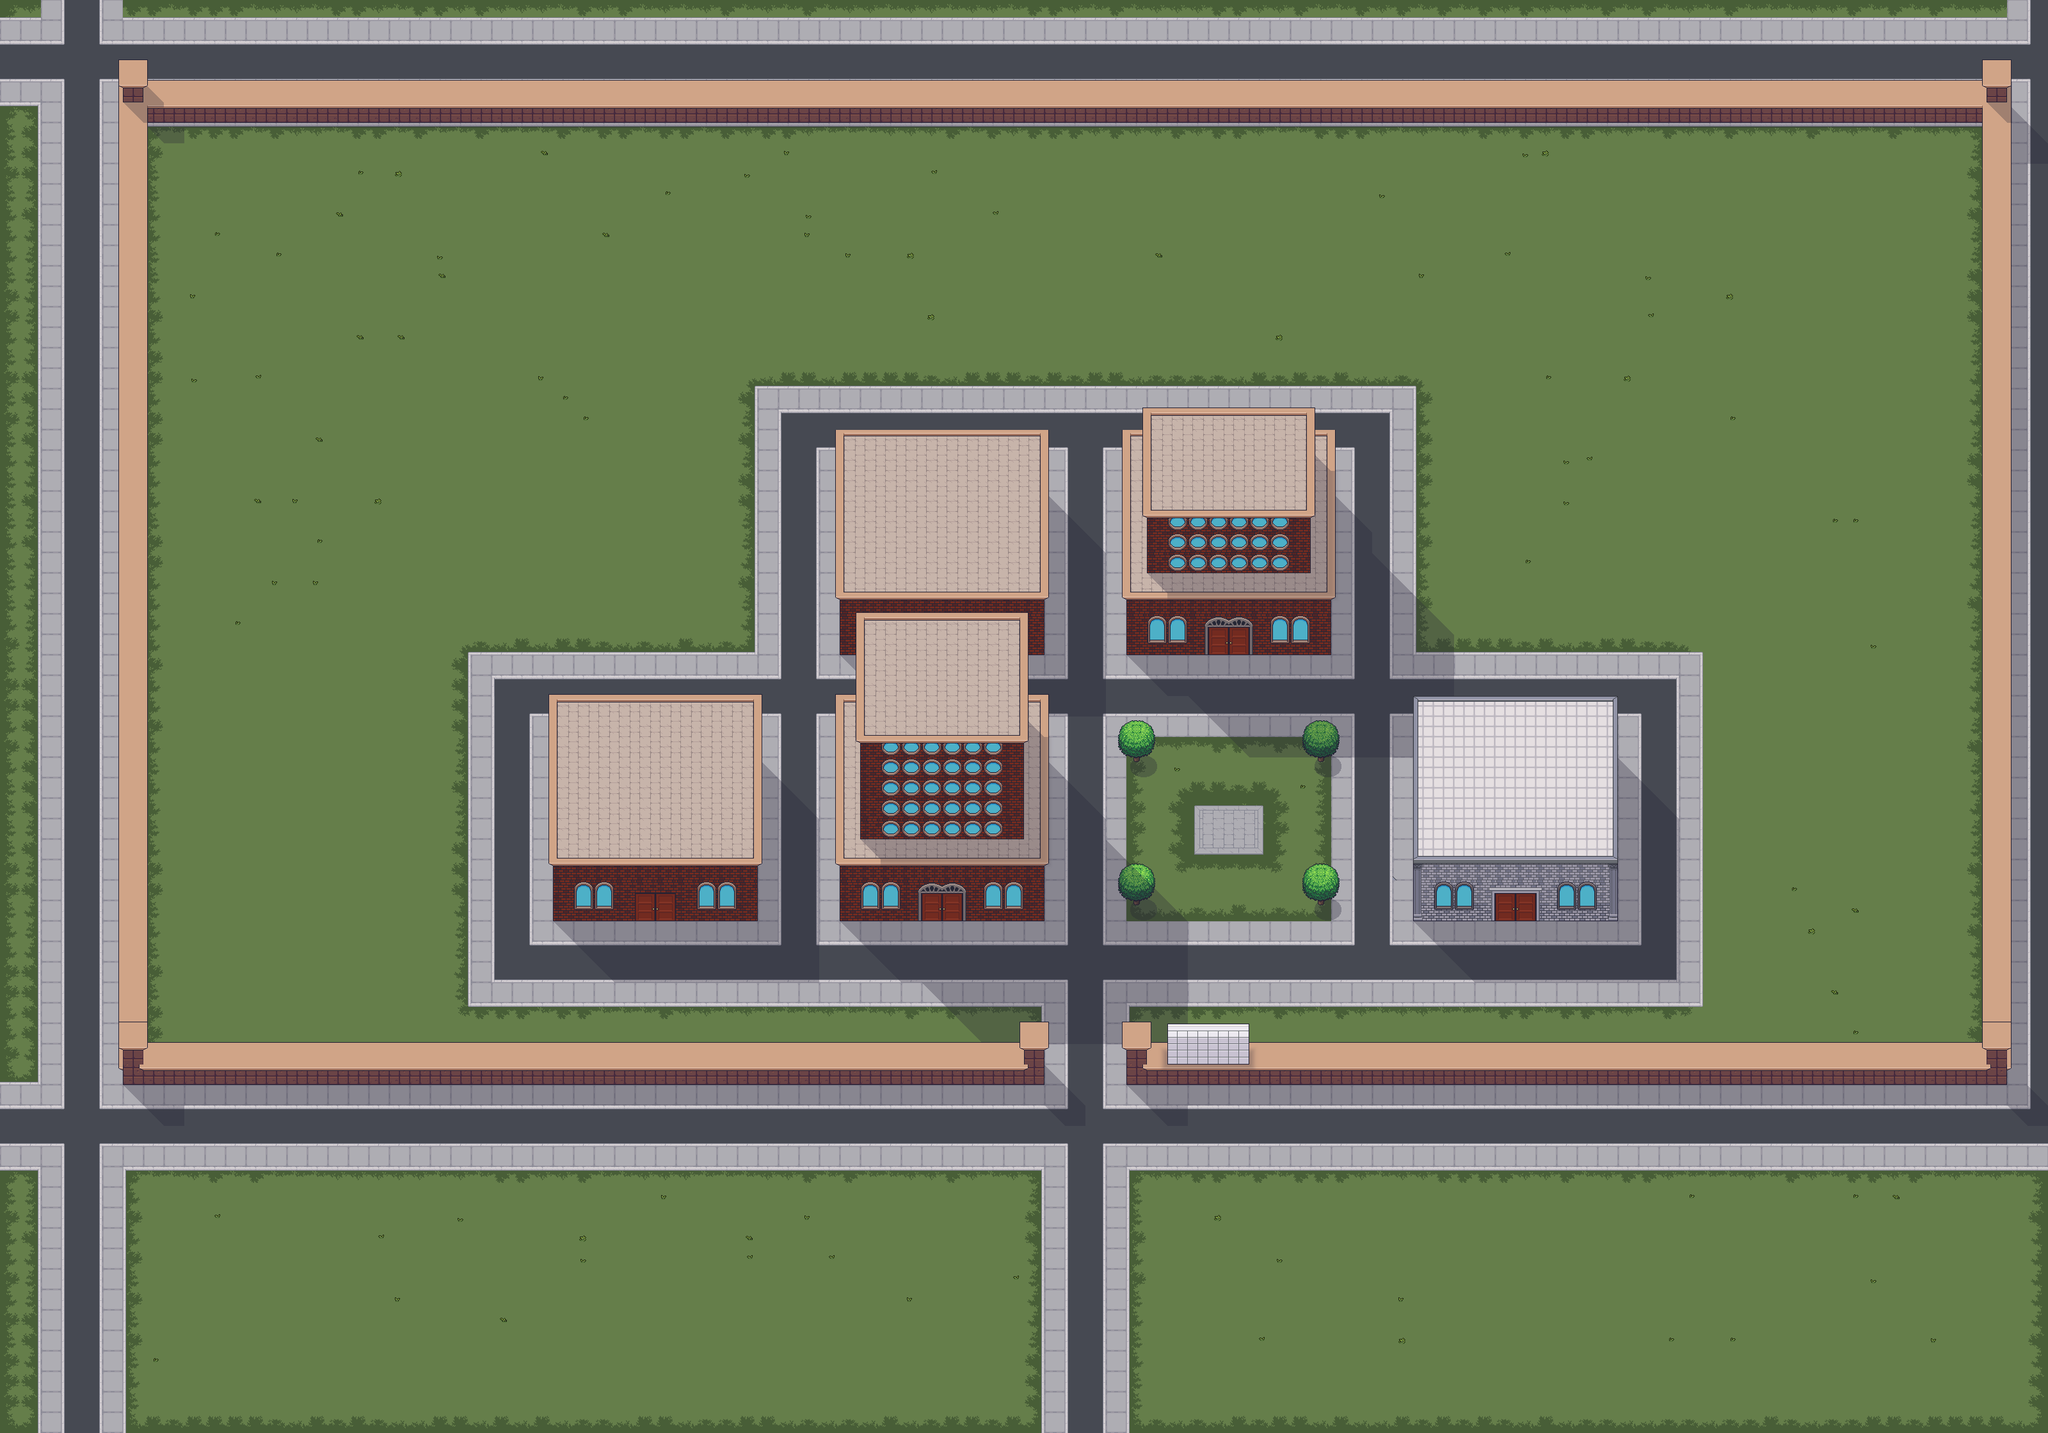

Rendered tile map (Tiled .tmx) drawn with the repository's tilesets; below, a short description and the map source with its tile grids summarised:
An orthogonal 100x70 tile map with 32x32 px tiles, 9 tile layers (Terrain, Pavement, Walls and Floors 1, Walls and Floors 2, ...), 10 tilesets.

<map version="1.10" tiledversion="1.10.1" orientation="orthogonal" renderorder="right-down" width="100" height="70" tilewidth="32" tileheight="32" infinite="0" nextlayerid="10" nextobjectid="1">
 <tileset firstgid="1" source="../../../tilesets/gather_terrains_4.x.tsx" />
 <tileset firstgid="7841" source="../../../tilesets/gather_floors_4.x.tsx" />
 <tileset firstgid="11601" source="../../../tilesets/gather_floors_4.x.tsx" />
 <tileset firstgid="15361" source="../../../tilesets/gather_walls_3.x.tsx" />
 <tileset firstgid="21745" source="../../../tilesets/gather_roofs_3.x.tsx" />
 <tileset firstgid="25489" source="../../../tilesets/gather_architecture_features.tsx" />
 <tileset firstgid="29233" source="../../../tilesets/gather_walls_3.x.tsx" />
 <tileset firstgid="35617" source="../../../tilesets/gather_roofs_3.x.tsx" />
 <tileset firstgid="39361" source="../../../tilesets/gather_shadows_2.x.tsx" />
 <tileset firstgid="39565" source="../../../tilesets/deprecated tilesheets/gather_plants_outdoor_2.x.tsx" />
 <layer id="1" name="Terrain" width="100" height="70">
  <data>[7000 cells, 7000 non-empty, 34 distinct tile ids]</data>
 </layer>
 <layer id="2" name="Pavement" width="100" height="70">
  <data>[7000 cells, 2560 non-empty, 5 distinct tile ids]</data>
 </layer>
 <layer id="3" name="Walls and Floors 1" width="100" height="70">
  <data>[7000 cells, 2461 non-empty, 43 distinct tile ids]</data>
 </layer>
 <layer id="6" name="Walls and Floors 2" width="100" height="70">
  <data>[7000 cells, 106 non-empty, 11 distinct tile ids]</data>
 </layer>
 <layer id="5" name="Toppers" width="100" height="70">
  <data>[7000 cells, 110 non-empty, 24 distinct tile ids]</data>
 </layer>
 <layer id="7" name="shadows" width="100" height="70">
  <data>[7000 cells, 910 non-empty, 3 distinct tile ids]</data>
 </layer>
 <layer id="4" name="Rooves 1" width="100" height="70">
  <data>[7000 cells, 1095 non-empty, 42 distinct tile ids]</data>
 </layer>
 <layer id="8" name="Rooftop Shadows" width="100" height="70">
  <data>[7000 cells, 138 non-empty, 7 distinct tile ids]</data>
 </layer>
 <layer id="9" name="Rooves 2" width="100" height="70">
  <data>[7000 cells, 162 non-empty, 20 distinct tile ids]</data>
 </layer>
</map>
